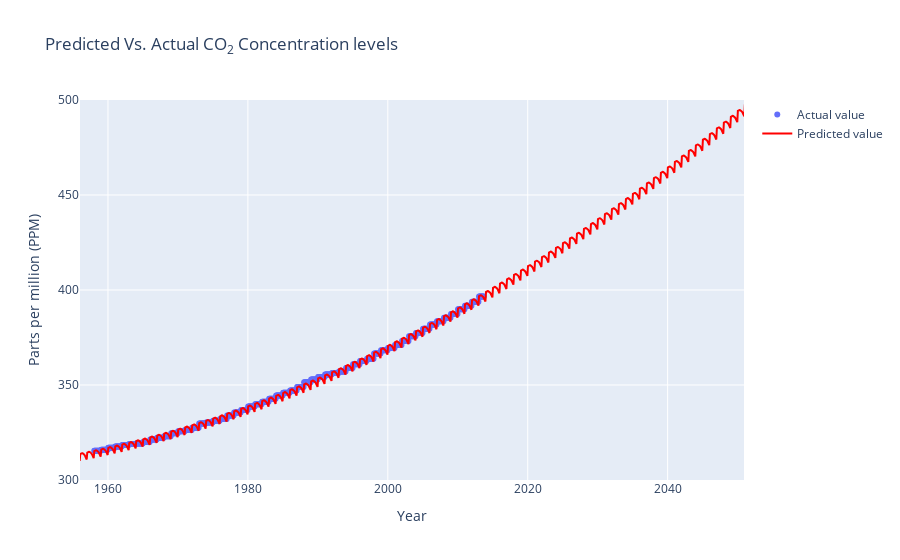

Notebook source saved alongside this figure:
### Code cell
new_predicted_x = []
for y in predicted_years:
    for j in predicted_months:
        new_predicted_x.append([y, j, j ** 2, y ** 2])
        
# Predict values
new_predicted_y = linearModel.predict(new_predicted_x)


new_x_plot = [dt.datetime(i[0], i[1], 15) for i in new_predicted_x]
fifth_new_trace = go.Scatter(x=new_x_plot , y=new_predicted_y, line=dict(color="red"), name="Predicted value")

layout = go.Layout(
    title="Predicted Vs. Actual CO<sub>2</sub> Concentration levels",
    yaxis=dict(title="Parts per million (PPM)", range=ppm_range_def),
    xaxis=dict(title="Year", range=period_default))
figure = go.Figure(data=[second_country_trace, fifth_new_trace], layout=layout)
py.iplot(figure, filename="co2-ppm-prediction")

### Figure 1 — Plotly figure (JSON) as saved in the notebook; plotly's stock layout.template omitted (floating-point values rounded to 4 significant figures; data arrays with more than 128 entries replaced by an {"elided": "..."} marker saying what was removed)
{"data": [{"mode": "markers", "name": "Actual value", "type": "scatter", "x": {"elided": "669 str values"}, "y": {"elided": "669 float values"}}, {"line": {"color": "red"}, "name": "Predicted value", "type": "scatter", "x": {"elided": "1260 str values"}, "y": {"elided": "1260 float values"}}], "layout": {"title": {"text": "Predicted Vs. Actual CO<sub>2</sub> Concentration levels"}, "xaxis": {"range": ["1956-01-01T00:00:00", "2050-12-01T00:00:00"], "title": {"text": "Year"}}, "yaxis": {"range": [300, 500], "title": {"text": "Parts per million (PPM)"}}}}
